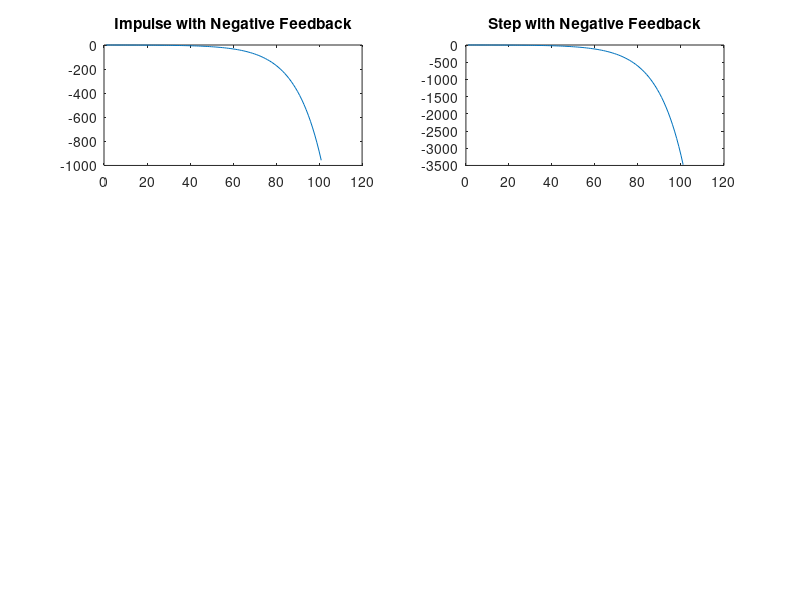

Write the MATLAB code that produced this figure. (Note: this script raises an error after producing the figure.)
%% Title:Control System-First Order System: adding P,I,D controllers 
%Author:Ravikumar M Pise
%PS No:99003747
%Date:8/04/2021
%Version:1.4

%% This Document has equation for motion differential system
%Equation:v=u+(dv/dt)T

%% Math analysis
%dependent variables:v
%independent variables:t
%constant:T
%Root:1/T

%% Negative feedback
T1=40;
Tau=1/T1;
CF=10;
TF=CF*tf([0,-1/T1],[1,-Tau]);
%S = stepinfo(TF)
NCTF1=feedback(TF,1);
subplot(3,2,1),plot(impulse(NCTF1))
title("Impulse with Negative Feedback")
subplot(3,2,2),plot(step(NCTF1))
title("Step with Negative Feedback")
S1 = stepinfo(NCTF1)
p1=pole(NCTF1)

T1=40;
Tau=1/T1;
CF=tf([0,1],[1,0]);
TF=CF*tf([0,-1/T1],[1,-Tau]);
NCTF2=feedback(TF,1);
subplot(3,2,3),plot(impulse(NCTF2))
title("Impulse with integrator")
subplot(3,2,4),plot(step(NCTF2))
title("Step with integrator")
S2 = stepinfo(NCTF2)
p2=pole(NCTF2)
z2=zero(NCTF2)

%%
T1=40;
Tau=1/T1;
CF=tf([1,0],[1]);
TF=CF*tf([0,-1/T1],[1,-Tau]);
T_R=4*Tau;
NCTF3=feedback(TF,1);
T_R=4*Tau;
subplot(3,2,5),plot(impulse(NCTF3))
title("Impulse with diff")
subplot(3,2,6),plot(step(NCTF3))
title("Step with diff")
p3=pole(NCTF3)
z3=zero(NCTF3)
S3 = stepinfo(NCTF3)

%%  Analysis:
%   1.System is becomming stable when Positive feedback is added with 
%   proportional controller
%   Because the pole is shifting from Right half of S plane to Left Part of 
%   S Plane.
%   Pole location is:-0.225

%% Positive  feedback 
figure
T1=40;
Tau=1/T1;
CF=10;
TF=CF*tf([0,-1/T1],[1,-Tau]);
%S = stepinfo(TF)
PCTF1=feedback(TF,-1);
subplot(3,2,1),plot(impulse(PCTF1))
title("Impulse with Positive feedback")
subplot(3,2,2),plot(step(PCTF1))
title("Step with Positive feedback")
S = stepinfo(PCTF1)
p4=pole(PCTF1)
pzmap(PCTF1)
%%
T1=40;
Tau=1/T1;
CF=tf([0,1],[1,0]);
TF=CF*tf([0,-1/T1],[1,-Tau]);
PCTF2=feedback(TF,-1);
subplot(3,2,3),plot(impulse(PCTF2))
title("Impulse with integrator")
subplot(3,2,4),plot(step(PCTF2))
title("Step with integrator")
p5=pole(PCTF2)
S = stepinfo(PCTF2)

T1=40;
Tau=1/T1;
CF=tf([1,0],[1]);
TF=CF*tf([0,-1/T1],[1,-Tau]);
T_R=4*Tau;
PCTF3=feedback(TF,-1);
T_R=4*Tau;
subplot(3,2,5),plot(impulse(PCTF3))
title("Impulse with diff")
subplot(3,2,6),plot(step(PCTF3))
title("Step with diff")
p6=pole(PCTF3)
z2=zero(PCTF3)
S = stepinfo(PCTF3)

%%Analysis:
%1. on adding differentiator to positive feedback system, system is
%   becoming stable and poles got shifted to left side
%2. The system is unstable in case of positive feedback with gain
%   and integrator
%3. As the system is unstable in case of gain and integrator we are not
%   getting parameters, also the peak is infinite



%%
figure
hold on
pzmap(NCTF1)
pzmap(NCTF2)
pzmap(NCTF3)
pzmap(PCTF1)
pzmap(PCTF2)
pzmap(PCTF3)
